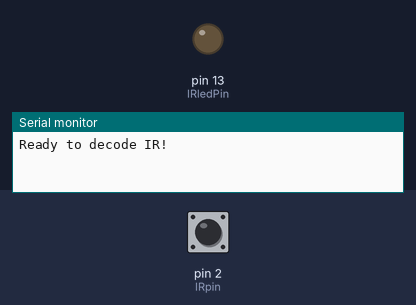
Simulated run of this sketch. Board: Arduino Uno, built with avr-gcc and run on an emulated ATmega328P. On the bench: output pins drawn as LEDs (lit = HIGH), the last lines printed to the serial monitor. The inputs (shaded band) are chosen by the test bench; at power-on: pin 2 (IRpin) HIGH.

Above: at 1.2 s.
1.3 s: pin 2 (IRpin) pulsed LOW 2 times (0.12 s each, 0.3 s apart)
At 13.15 s:
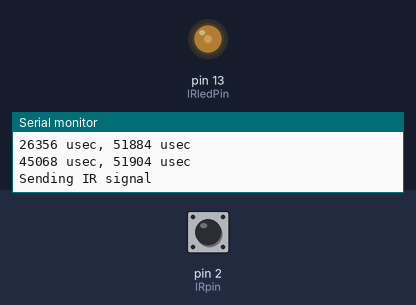
Timing chart, 0 to 14.6 s (numbered marks = the images above; inputs shaded):
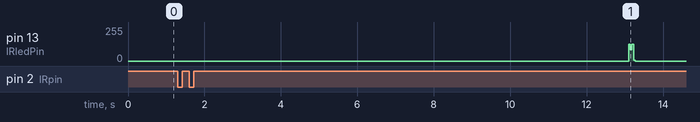

The sketch:

receive_transmit.ino
```cpp
// Source - http://www.instructables.com/id/How-to-control-your-TV-with-an-Arduino/

/* Raw IR decoder sketch!

 This sketch/program uses the Arduno and a PNA4602 to
 decode IR received. This can be used to make a IR receiver
 (by looking for a particular code)
 or transmitter (by pulsing an IR LED at ~38KHz for the
 durations detected

 Code is public domain, check out www.ladyada.net and adafruit.com
 for more tutorials!
 */

// We need to use the 'raw' pin reading methods
// because timing is very important here and the digitalRead()
// procedure is slower!
//uint8_t IRpin = 2;
// Digital pin #2 is the same as Pin D2 see
// http://arduino.cc/en/Hacking/PinMapping168 for the 'raw' pin mapping
#define IRpin_PIN      PIND
#define IRpin          2

// the maximum pulse we'll listen for - 65 milliseconds is a long time
#define MAXPULSE 65000

// what our timing resolution should be, larger is better
// as its more 'precise' - but too large and you wont get
// accurate timing
#define RESOLUTION 20

// we will store up to 100 pulse pairs (this is -a lot-)
uint16_t pulses[100][2];  // pair is high and low pulse
uint8_t currentpulse = 0; // index for pulses we're storing
int IRledPin =  13;    // LED connected to digital pin 13

void setup(void) {
  Serial.begin(9600);
  pinMode(IRledPin, OUTPUT);
  Serial.println("Ready to decode IR!");
}

void loop(void) {
  uint16_t highpulse, lowpulse;  // temporary storage timing
  highpulse = lowpulse = 0; // start out with no pulse length


//  while (digitalRead(IRpin)) { // this is too slow!
    while (IRpin_PIN & (1 << IRpin)) {
     // pin is still HIGH

     // count off another few microseconds
     highpulse++;
     delayMicroseconds(RESOLUTION);

     // If the pulse is too long, we 'timed out' - either nothing
     // was received or the code is finished, so print what
     // we've grabbed so far, and then reset
     if ((highpulse >= MAXPULSE) && (currentpulse != 0)) {
       SendChannelUpCode();
       currentpulse=0;
       return;
     }
  }
  // we didn't time out so lets stash the reading
  pulses[currentpulse][0] = highpulse;

  // same as above
  while (! (IRpin_PIN & _BV(IRpin))) {
     // pin is still LOW
     lowpulse++;
     delayMicroseconds(RESOLUTION);
     if ((lowpulse >= MAXPULSE)  && (currentpulse != 0)) {
       SendChannelUpCode();
       currentpulse=0;
       return;
     }
  }
  pulses[currentpulse][1] = lowpulse;

  // we read one high-low pulse successfully, continue!
  currentpulse++;
}

void SendChannelUpCode(void) {
  Serial.println("\n\r\n\rReceived: \n\rOFF \tON");
  for (uint8_t i = 0; i < currentpulse; i++) {
    Serial.print(pulses[i][0] * RESOLUTION, DEC);
    Serial.print(" usec, ");
    Serial.print(pulses[i][1] * RESOLUTION, DEC);
    Serial.println(" usec");
  }

  delay(10000);

  Serial.println("Sending IR signal");
  for (uint8_t i = 0; i < currentpulse; i++) {
    delayMicroseconds(pulses[i][0] * RESOLUTION);
    pulseIR(pulses[i][1] * RESOLUTION);

  }

  delay(3000);  // wait twenty seconds (20 seconds * 1000 milliseconds)

}

// This procedure sends a 38KHz pulse to the IRledPin
// for a certain # of microseconds. We'll use this whenever we need to send codes
void pulseIR(long microsecs) {
  // we'll count down from the number of microseconds we are told to wait

  cli();  // this turns off any background interrupts

  while (microsecs > 0) {
    // 38 kHz is about 13 microseconds high and 13 microseconds low
    digitalWrite(IRledPin, HIGH);  // this takes about 3 microseconds to happen
    delayMicroseconds(10);         // hang out for 10 microseconds
    digitalWrite(IRledPin, LOW);   // this also takes about 3 microseconds
    delayMicroseconds(10);         // hang out for 10 microseconds

    // so 26 microseconds altogether
    microsecs -= 26;
  }

  sei();  // this turns them back on
}
```
